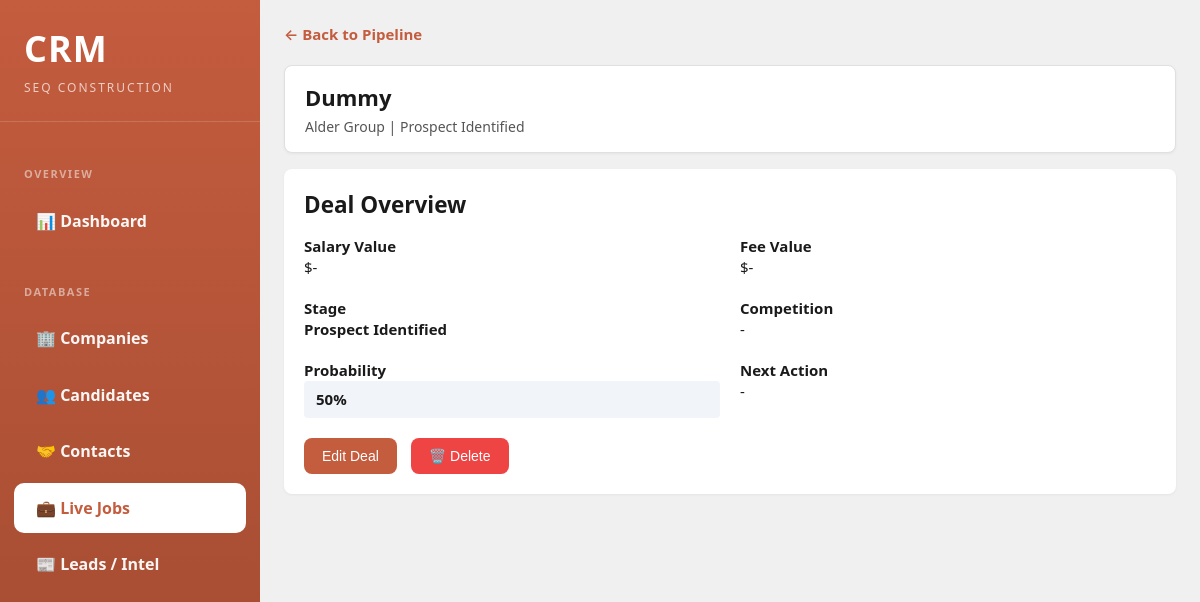
Screenshot of /deal/1 with the database file from the repository.
### tables this page shows
CREATE TABLE deals (
            id INTEGER PRIMARY KEY,
            client TEXT NOT NULL,
            role TEXT NOT NULL,
            salary_value INTEGER,
            fee_value INTEGER,
            stage TEXT DEFAULT 'Prospect Identified',
            competition TEXT,
            probability INTEGER DEFAULT 50,
            next_action TEXT,
            notes TEXT,
            created_at TIMESTAMP DEFAULT CURRENT_TIMESTAMP,
            updated_at TIMESTAMP DEFAULT CURRENT_TIMESTAMP
        , contact_name TEXT, phone TEXT);

### app.py (the view)
@app.route('/deal/<int:deal_id>')
def deal_detail(deal_id):
    db = get_db()
    cursor = db.cursor()
    cursor.execute('SELECT * FROM deals WHERE id = ?', (deal_id,))
    deal = cursor.fetchone()
    if not deal:
        return redirect(url_for('deals_list'))
    db.close()
    return render_template('deal_detail.html', deal=deal)

### app.py (called while the page is built)
def get_db():
    db = sqlite3.connect(app.config['DATABASE'])
    db.row_factory = sqlite3.Row
    return db

### templates/deal_detail.html (shortened to what this page needs)
{% extends "base.html" %}
{% block content %}
<div style="margin-bottom: 20px;">
  <a href="/deals">&larr; Back to Pipeline</a>
</div>
<div class="header">
  <h1>{{ deal.role }}</h1>
  <p>{{ deal.client }} | {{ deal.stage }}</p>
</div>
<div style="background: white; padding: 20px; border-radius: 8px; margin-bottom: 20px; box-shadow: 0 1px 3px rgba(0,0,0,0.05);">
  <h2>Deal Overview</h2>
  <div style="display: grid; grid-template-columns: 1fr 1fr; gap: 20px; margin-top: 15px;">
    <div>
      <h4>Salary Value</h4>
      <p>${{ "{:,.0f}".format(deal.salary_value) if deal.salary_value else '-' }}</p>
    </div>
    <div>
      <h4>Fee Value</h4>
      <p>${{ "{:,.0f}".format(deal.fee_value) if deal.fee_value else '-' }}</p>
    </div>
    <div>
      <h4>Stage</h4>
      <p><strong>{{ deal.stage }}</strong></p>
    </div>
    <div>
      <h4>Competition</h4>
      <p>{{ deal.competition or '-' }}</p>
    </div>
    <div>
      <h4>Probability</h4>
      <p>
        <div style="background: #f1f5f9; padding: 8px 12px; border-radius: 4px; font-weight: bold;">
          {{ deal.probability }}%
        </div>
      </p>
    </div>
    <div>
      <h4>Next Action</h4>
      <p style="white-space: pre-wrap;">{{ deal.next_action or '-' }}</p>
    </div>
  </div>
  <div style="margin-top: 20px;">
    <button class="btn" onclick="editDeal()">Edit Deal</button>
    <button class="btn" style="background: #ef4444; margin-left: 10px;" onclick="showDeleteConfirm()">🗑️ Delete</button>
  </div>
</div>
{% endblock %}

### templates/base.html (style rules this page uses)
* { margin: 0; padding: 0; box-sizing: border-box; }
:root { --primary: #c45c3e; --primary-dark: #a04a30; --bg: #f0f0f0; --card-bg: #ffffff; --border: #e0e0e0; --text: #1a1a1a; --text-light: #555555; --sidebar-width: 260px; }
body { font-family: 'Segoe UI', -apple-system, BlinkMacSystemFont, sans-serif; background: var(--bg); color: var(--text); line-height: 1.4; font-size: 15px; }
.header { background: var(--card-bg); padding: 16px 20px; border-radius: 8px; margin-bottom: 16px; box-shadow: 0 1px 3px rgba(0,0,0,0.05); border: 1px solid var(--border); }
.header h1 { font-size: 22px; font-weight: 600; }
.header p { color: var(--text-light); font-size: 14px; margin-top: 4px; }
.btn { display: inline-flex; align-items: center; gap: 8px; background: var(--primary); color: white; padding: 10px 18px; border: none; border-radius: 8px; cursor: pointer; font-weight: 500; font-size: 14px; transition: all 0.2s; }
a { color: #c45c3e; text-decoration: none; font-weight: 600; }

### rows the page displays
deals: role "Dummy", client "Alder Group", stage "Prospect Identified", salary_value "-", fee_value "-", competition "-", probability "50", next_action "-"
